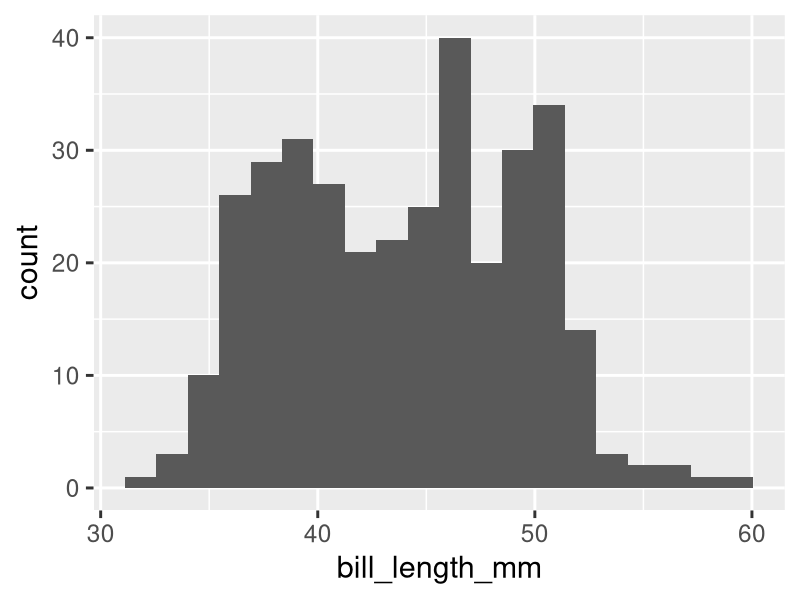
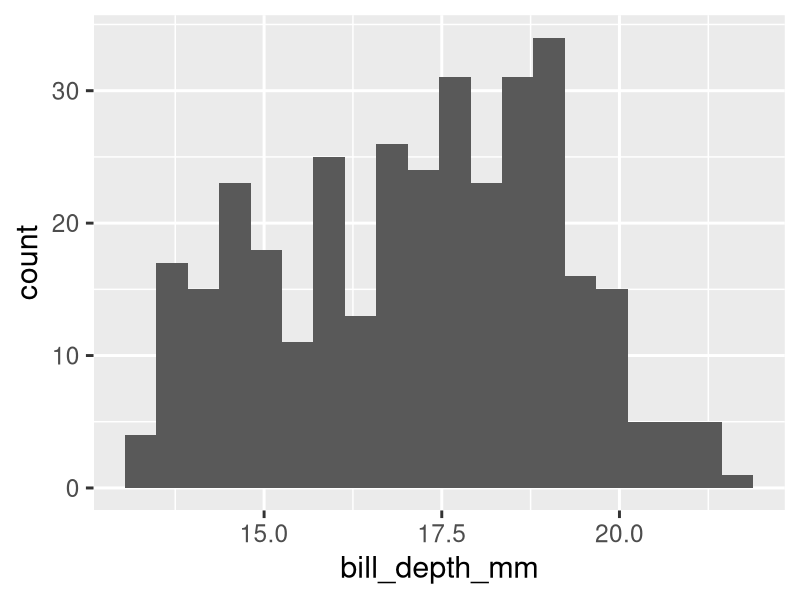
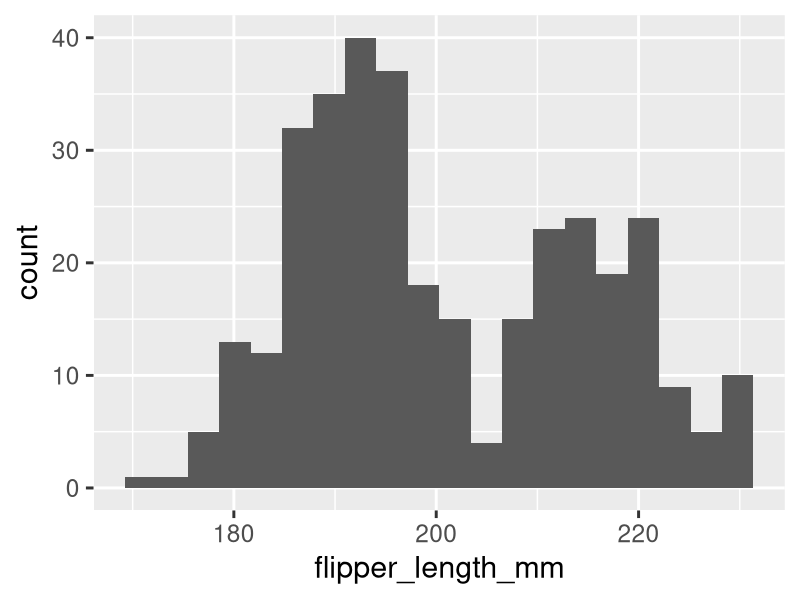
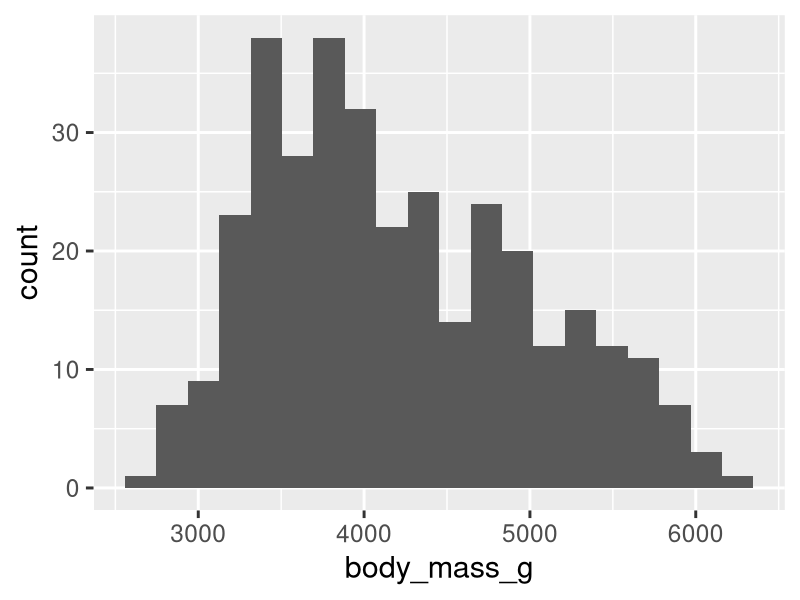

These figures' R source, in order: (Note: this script raises an error after producing the figures.)
## ---- chunk 1
library(tidyverse)
library(palmerpenguins)
## ---- chunk 2
data(penguins)
glimpse(penguins)
## ---- chunk 3
#| echo: false
#| layout-ncol: 2

penguins |> ggplot(aes(x = bill_length_mm)) +
  geom_histogram(bins = 20) +
  theme_gray(base_size = 22)
penguins |> ggplot(aes(x = bill_depth_mm)) +
  geom_histogram(bins = 20) +
  theme_gray(base_size = 22)
penguins |> ggplot(aes(x = flipper_length_mm)) +
  geom_histogram(bins = 20) +
  theme_gray(base_size = 22)
penguins |> ggplot(aes(x = body_mass_g)) +
  geom_histogram(bins = 20) +
  theme_gray(base_size = 22)
## ---- chunk 4
penguins <- penguins |>
  mutate(
    z_bill_length_mm = (bill_length_mm - mean(bill_length_mm, na.rm = TRUE)) / sd(bill_length_mm, na.rm = TRUE),
    z_bill_depth_mm = (bill_depth_mm - mean(bill_depth_mm, na.rm = TRUE)) / sd(bill_depth_mm, na.rm = TRUE),
    z_flipper_length_mm = (flipper_length_mm - mean(flipper_length_mm, na.rm = TRUE)) / sd(flipper_length_mm, na.rm = TRUE),
    z_body_mass_g = (body_mass_g - mean(body_mass_g, na.rm = TRUE)) / sd(body_mass_g, na.rm = TRUE)
  )
## ---- chunk 5
to_z <- function(x) {
  (x - mean(x, na.rm = TRUE)) / sd(x, na.rm = TRUE)
}
## ---- chunk 6
penguins <- penguins |>
  mutate(
    z_bill_length_mm = to_z(bill_length_mm),
    z_bill_depth_mm = to_z(bill_depth_mm),
    z_flipper_length_mm = to_z(flipper_length_mm),
    z_body_mass_g = to_z(body_mass_g)
  )
## ---- chunk 7
to_z <- function(x, middle) {
  trim = (1 - middle)/2
  (x - mean(x, na.rm = TRUE, trim = trim)) / sd(x, na.rm = TRUE)
}
## ---- chunk 8
to_z(penguins$bill_length_mm, middle = 0.2)

## ---- chunk 9
#| error: true
to_z(penguins$bill_length_mm)

## ---- chunk 10
to_z <- function(x, middle = 1) {
  trim = (1 - middle)/2
  (x - mean(x, na.rm = TRUE, trim = trim)) / sd(x, na.rm = TRUE)
}

## ---- chunk 11
to_z(penguins$bill_length_mm)
## ---- chunk 12
to_box_cox <- function(x, lambda = 1) {
  (x^lambda - 1) / lambda
}
## ---- chunk 13
vals <- rexp(10000, 10) 
vals |> hist()
## ---- chunk 14
to_box_cox(vals, 0.3) |> 
  hist()
## ---- chunk 15
sd_error <- function(x){
  sd(x, na.rm = TRUE) / sqrt(sum(!is.na(x)))
}

## ---- chunk 16
sd_error(penguins$bill_length_mm)
## ---- chunk 17
penguins |> 
  summarise(se = sd_error(bill_length_mm))
## ---- chunk 18
sum_sq <- function(x){
 sum((x[!is.na(x)] - mean(x[!is.na(x)]))^2)
}
## ---- chunk 19
sum_sq(penguins$bill_length_mm)
## ---- chunk 20
penguins |> 
  summarise(mean = mean(bill_length_mm, na.rm = TRUE),
            n = sum(!is.na(bill_length_mm)),
            sd = sd(bill_length_mm, na.rm = TRUE),
            se = sd_error(bill_length_mm))
## ---- chunk 21
my_summary <- function(df, column){
  df |> 
  summarise(mean = mean(column, na.rm = TRUE),
            n = sum(!is.na(column)),
            sd = sd(column, na.rm = TRUE),
            se = sd_error(column))
}
## ---- chunk 22
#| error: true
my_summary(penguins, bill_length_mm)
## ---- chunk 23
my_summary <- function(df, column){
  df |> 
  summarise(mean = mean({{ column }}, na.rm = TRUE),
            n = sum(!is.na({{ column }})),
            sd = sd({{ column }}, na.rm = TRUE),
            se = sd_error({{ column }}),
            .groups = "drop")
}
## ---- chunk 24
my_summary(penguins, bill_length_mm)
## ---- chunk 25
my_summary <- function(df, summary_var, group_var){
  df |> 
    group_by({{ group_var }}) |> 
  summarise(median = median({{summary_var  }}, na.rm = TRUE),
            minimum = min({{summary_var  }}, na.rm = TRUE),
            maximum = max({{summary_var  }}, na.rm = TRUE),
            .groups = "drop")
}
## ---- chunk 26
my_summary(penguins, bill_length_mm, species)
## ---- chunk 27
my_summary <- function(df, summary_var, group_var = NULL){
  df |> 
    group_by({{ group_var }}) |> 
    summarise(median = median({{summary_var  }}, na.rm = TRUE),
            minimum = min({{summary_var  }}, na.rm = TRUE),
            maximum = max({{summary_var  }}, na.rm = TRUE),
            .groups = "drop")
}
## ---- chunk 28
my_summary(penguins, bill_length_mm)
## ---- chunk 29
#| error: true
my_summary(penguins, bill_length_mm, c(species, island),)
## ---- chunk 30
my_summary <- function(df, summary_var, group_var = NULL){
  df |> 
    group_by(pick({{ group_var }})) |> 
    summarise(median = median({{summary_var  }}, na.rm = TRUE),
            minimum = min({{summary_var  }}, na.rm = TRUE),
            maximum = max({{summary_var  }}, na.rm = TRUE),
            .groups = "drop")
}
## ---- chunk 31
my_summary(penguins, bill_length_mm, c(species, island))
